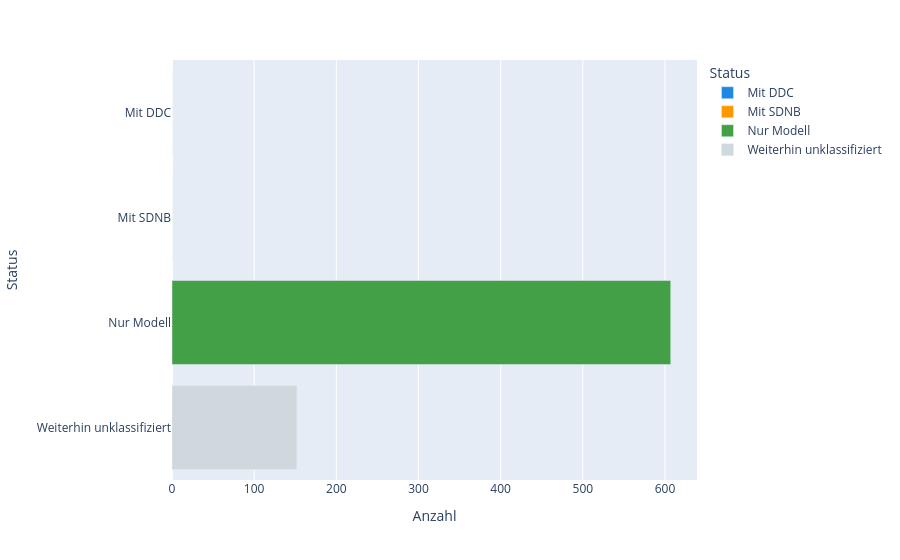

Here is the notebook cell this chart was saved with:
### Code cell
# verbesserter Plot: Mehrwert der Repro

df_cat = df_retro_terms[[
    "Mit DDC",
    "Mit SDNB",
    "Nur Modell",
    "Weiterhin unklassifiziert"
]].sum().reset_index()

df_cat.columns = ["Status", "Anzahl"]

fig = px.bar(
    df_cat,
    x="Anzahl",
    y="Status",
    orientation="h",
    title="Retroklassifikation nach Quelle",
    color="Status",
    color_discrete_map={
        "Mit DDC": "#1E88E5",
        "Mit SDNB": "#FF9800",
        "Nur Modell": "#43A047",
        "Weiterhin unklassifiziert": "#CFD8DC",
    }
)

fig.show()

### Figure 1 — Plotly figure (JSON) as saved in the notebook; plotly's stock layout.template omitted (floating-point values rounded to 4 significant figures)
{"data": [{"hovertemplate": "Status=%{y}<br>Anzahl=%{x}<extra></extra>", "legendgroup": "Mit DDC", "marker": {"color": "#1E88E5", "pattern": {"shape": ""}}, "name": "Mit DDC", "orientation": "h", "showlegend": true, "textposition": "auto", "type": "bar", "x": [0], "xaxis": "x", "y": ["Mit DDC"], "yaxis": "y"}, {"hovertemplate": "Status=%{y}<br>Anzahl=%{x}<extra></extra>", "legendgroup": "Mit SDNB", "marker": {"color": "#FF9800", "pattern": {"shape": ""}}, "name": "Mit SDNB", "orientation": "h", "showlegend": true, "textposition": "auto", "type": "bar", "x": [0], "xaxis": "x", "y": ["Mit SDNB"], "yaxis": "y"}, {"hovertemplate": "Status=%{y}<br>Anzahl=%{x}<extra></extra>", "legendgroup": "Nur Modell", "marker": {"color": "#43A047", "pattern": {"shape": ""}}, "name": "Nur Modell", "orientation": "h", "showlegend": true, "textposition": "auto", "type": "bar", "x": [607], "xaxis": "x", "y": ["Nur Modell"], "yaxis": "y"}, {"hovertemplate": "Status=%{y}<br>Anzahl=%{x}<extra></extra>", "legendgroup": "Weiterhin unklassifiziert", "marker": {"color": "#CFD8DC", "pattern": {"shape": ""}}, "name": "Weiterhin unklassifiziert", "orientation": "h", "showlegend": true, "textposition": "auto", "type": "bar", "x": [152], "xaxis": "x", "y": ["Weiterhin unklassifiziert"], "yaxis": "y"}], "layout": {"barmode": "relative", "legend": {"title": {"text": "Status"}, "tracegroupgap": 0}, "margin": {"t": 60}, "xaxis": {"anchor": "y", "domain": [0, 1], "title": {"text": "Anzahl"}}, "yaxis": {"anchor": "x", "categoryarray": ["Weiterhin unklassifiziert", "Nur Modell", "Mit SDNB", "Mit DDC"], "categoryorder": "array", "domain": [0, 1], "title": {"text": "Status"}}}}
